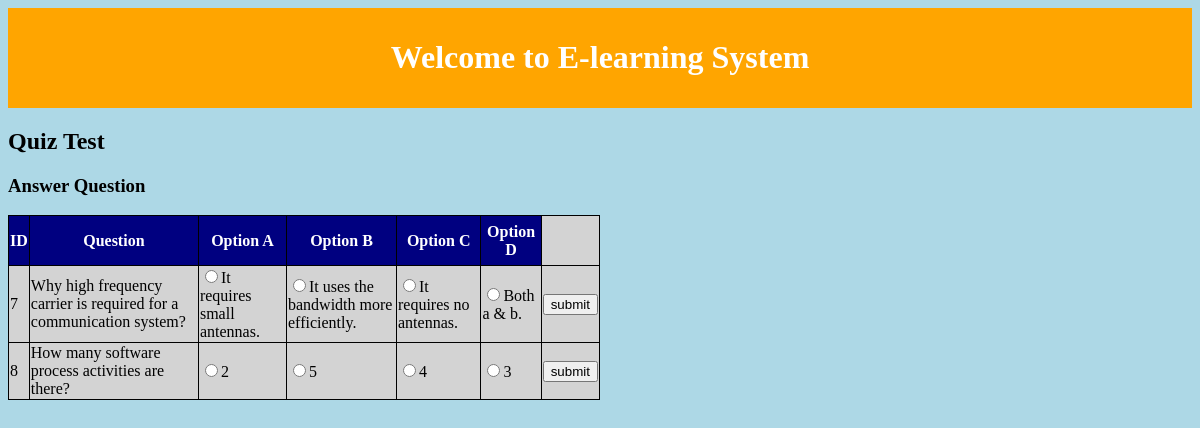
Screenshot of /exercise.php (signed in) with the database file from the repository.
### tables this page shows
CREATE TABLE `ques` (
  `id` int(10) NOT NULL,
  `question` text NOT NULL,
  `option_a` text NOT NULL,
  `option_b` text NOT NULL,
  `option_c` text NOT NULL,
  `option_d` text NOT NULL,
  `correct_answer` text NOT NULL
);

### exercise.php (the view, shortened to what this page needs)
<html>
<head>
  <link rel="stylesheet" type="text/css" href="style.css" >
  <div class="header">
<h1>Welcome to E-learning System</h1>
</div>
</head>
<body>
<h2>Quiz Test</h2>
<h3>Answer Question</h3>
</body>
</html>
<?php
$con=mysqli_connect("localhost","root","","e_learning");
$result = mysqli_query($con,"SELECT * FROM ques");
echo "<table border='1'>
<tr>
<th>ID</th>
<th>Question</th>
<th>Option A</th>
<th>Option B</th>
<th>Option C</th>
<th>Option D</th>
</tr>";
while($row = mysqli_fetch_array($result)){
echo "<form method='post' action='action.php'>";
	$id=$row['id'];
echo "<tr>";
echo "<td>" . $id . "</td>";
echo "<td>" . $row['question'] . "</td>";
echo "<td><input type='radio' name='op' id='a' value='a'>" . $row['option_a'] . "</td>";
echo "<td><input type='radio' name='op' id='b' value='b'>" . $row['option_b'] . "</td>";
echo "<td><input type='radio' name='op' id='c' value='c'>" . $row['option_c'] . "</td>";
echo "<td><input type='radio' name='op' id='d' value='d'>" . $row['option_d'] . "</td>";
echo "<td><input type='submit' name='submit' value='submit'></td>";
echo "</form>";
}
echo "</table>";
?>

### style.css (style rules this page uses)
.header { background-color:orange; text-align:center; color:white; padding-top:10px; padding-left:10px; padding-right:10px; padding-bottom:10px; }
body { background-color:lightblue; }
table { border-collapse:collapse; width:50%; background-color:lightgrey; }
table,th,td { border:1px solid black; }
th { height:50px; background-color:navy; color:white; }

### rows the page displays
ques: id "7", question "Why high frequency carrier is required for a communication system?", option_a "It requires small antennas.", option_b "It uses the bandwidth more efficiently.", option_c "It requires no antennas.", option_d "Both a & b."
ques: id "8", question "How many software process activities are there?", option_a "2", option_b "5", option_c "4", option_d "3"
